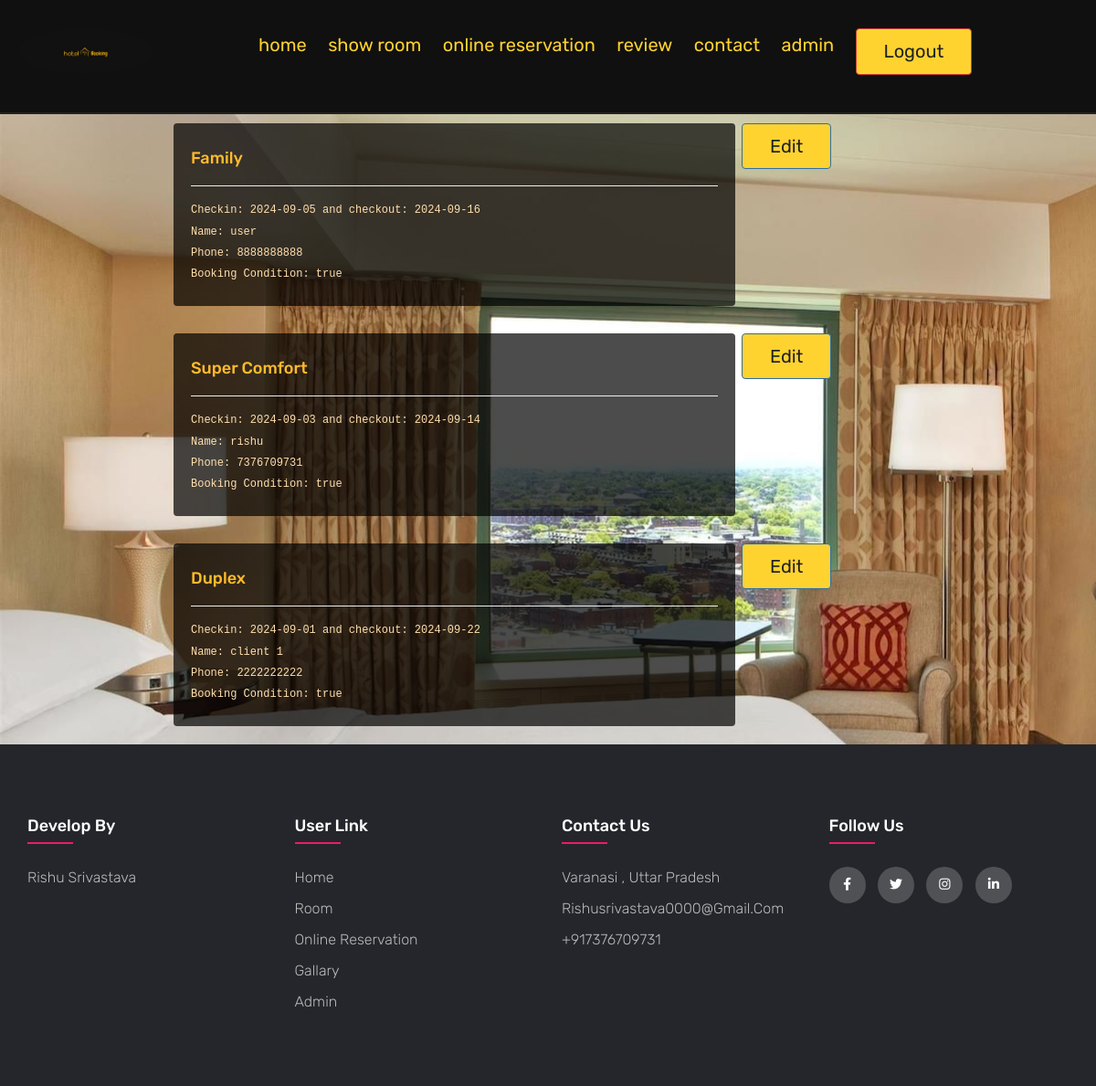
Page /show_all_room.php on the committed database.
### tables this page shows
CREATE TABLE `rooms` (
  `room_id` int(200) NOT NULL,
  `room_cat` text NOT NULL,
  `checkin` date NOT NULL,
  `checkout` date NOT NULL,
  `name` text NOT NULL,
  `phone` bigint(255) NOT NULL,
  `book` text NOT NULL
);

### admin/include/class.user.php (called while the page is built, shortened)
<?php
        class user
        {
            public function __construct()
            {
                $this->db=new mysqli(DB_SERVER,DB_USERNAME,DB_PASSWORD,'hotel');
            }
        }
?>

### show_all_room.php (the view, shortened to what this page needs)
<?php
include_once 'admin/include/class.user.php';
$user=new User();
?>
<!DOCTYPE html>
<html lang="en">
<head>
    <link href="css/bootstrap.min.css" rel="stylesheet">
    <link rel="stylesheet" href="css/style.css">
    <link rel="stylesheet" href="https://unpkg.com/swiper@8/swiper-bundle.min.css" />
   <link rel="stylesheet" href="https://cdnjs.cloudflare.com/ajax/libs/font-awesome/6.1.1/css/all.min.css">
</head>
<body>
<header class="header">
   <section class="flex">
      <a href="index.php"><img class="logo" src="images/home_banner.jpg" style="width: 100%; margin-bottom:10px; height:50px;"></a>
      <nav class="navbar">
         <a href="index.php">home</a>
         <a href="room.php"> show room</a>
         <a href="reservation.php">online reservation</a>
         <a href="review.php">review</a>
         <a href="contact.php">contact</a>
         <a href="admin.php">admin</a>
         <a href="admin.php?q=logout">
                            <button type="button" class="btn btn-danger">Logout</button>
                        </a>
      </nav>
   </section>
</header>
        <?php
        $sql="SELECT * FROM rooms WHERE book='true'";
        $result = mysqli_query($user->db, $sql);
        if($result)
        {
            if(mysqli_num_rows($result) > 0)
            {
                while($row = mysqli_fetch_array($result))
                {
                    echo "
                            <div class='row'>
                            <div class='col-md-2'></div>
                            <div class='col-md-6 well'>
                                <h4>".$row['room_cat']."</h4><hr>
                                <h6>Checkin: ".$row['checkin']." and checkout: ".$row['checkout']."</h6>
                                <h6>Name: ".$row['name']."</h6>
                                <h6>Phone: ".$row['phone']."</h6>
                                <h6>Booking Condition: ".$row['book']."</h6>
                            </div>
                            &nbsp;&nbsp;
                            <a href='edit_all_room.php?id=".$row['room_id']."'><button class='btn btn-primary button'>Edit</button></a>
                            </div>
                         ";
                }
            }
            else
            {
                echo "NO Data Exist";
            }
        }
        else
        {
            echo "Cannot connect to server".$result;
        }
        ?>
<?php
include 'admin/footer.php';
?>
</body>
</html>

### css/style.css (style rules this page uses)
:root { --yellow: #fed330; --red: #e74c3c; --white: #fff; --black: #222; --light-color: #777; --border: .2rem solid var(--black); }
* { font-family: 'Rubik', sans-serif; margin: 0; padding: 0; box-sizing: border-box; outline: none; border: none; text-decoration: none; }
html { font-size: 62.5%; overflow-x: hidden; scroll-behavior: smooth; stop-opacity: 7rem; }
section { margin: 0 auto; max-width: 1200px; padding: 2rem; }
.btn, .delete-btn { margin-top: 1rem; display: inline-block; font-size: 2rem; padding: 1rem 3rem; cursor: pointer; text-transform: capitalize; transition: .2s linear; }
.btn { background-color: var(--yellow); color: var(--black); }
.header { position: sticky; top: 0; left: 0; right: 0; z-index: 1000; background-color: #101010; border-bottom: var(--border); }
.header .flex { display: flex; align-items: center; justify-content: space-between; position: relative; }
.header .flex .logo { font-size: 2.5rem; color: var(--black); }
.header .flex .navbar a { font-size: 2rem; color: var(--yellow); margin: 0 1rem; }
.header .flex img { height: 3.5rem; width: 3.5rem; object-fit: contain; border-radius: 50%; }

### css/footer style.css (style rules this page uses)
body { line-height: 1.5; font-family: 'Poppins', sans-serif; }
* { margin:0; padding:0; box-sizing: border-box; }
.row { display: flex; flex-wrap: wrap; }

### show_all_room.php (style rules this page uses)
.well { margin-top: 10px; background: rgba(0, 0, 0, 0.7); border: none; height: 200px; }
body { background-image: url('images/home_gallary/16.jpg'); background-repeat: no-repeat; background-attachment: fixed; background-size: cover; }
h4 { color: #ffbb2b; }
h6 { color: navajowhite; font-family: monospace; }

### rows in the picture
rooms: room_cat "Family", checkin "2024-09-05", checkout "2024-09-16", name "user", phone "8888888888", book "true"
rooms: room_cat "Super Comfort", checkin "2024-09-03", checkout "2024-09-14", name "rishu", phone "7376709731", book "true"
rooms: room_cat "Duplex", checkin "2024-09-01", checkout "2024-09-22", name "client 1", phone "2222222222", book "true"
